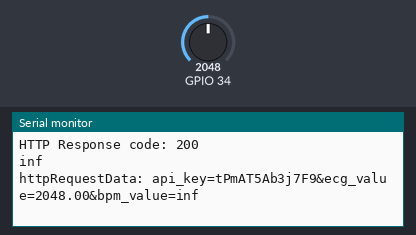
The sketch below on a simulated ESP32. Parts: the last lines printed to the serial monitor. The inputs (shaded band) are chosen by the test bench; at power-on: GPIO 34 = 2048. WiFi joins after 1.5 s; servers stay silent unless stated; uploads are accepted with an empty reply.

Above: at 2.7 s.
2.8 s: GPIO 34 set to 2866
At 3.03 s:
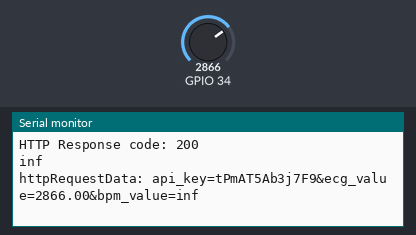
4.3 s: GPIO 34 set to 3603
At 4.62 s:
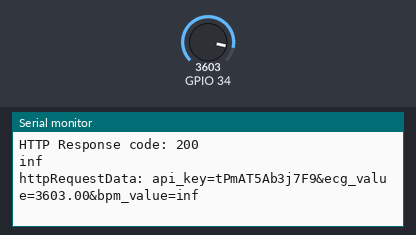
Timing chart, 0 to 7.3 s (numbered marks = the images above; inputs shaded):
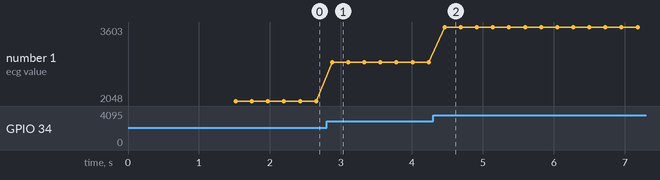

Measured:
- after the input at 2.8 s, the serial monitor: prints a new line after 0.08 s (image 1)
- after the input at 4.3 s, the serial monitor: prints a new line after 0.16 s (image 2)
- plotted number 1: 2048 → 2866 after the input at 2.8 s, 2866 → 3603 after the input at 4.3 s

The sketch:

Coba_Server_SmartECG.ino
```cpp
#include <WiFi.h>
#include <HTTPClient.h>

const char* ssid = "CALVIN-Student";
const char* password = "CITStudentsOnly";

const char* serverName = "http://10.252.242.118/post.php";

String apiKeyValue = "tPmAT5Ab3j7F9";

int UpperThreshold = 518;
int LowerThreshold = 490;
int reading = 0;
float BPM = 0.0;
int pinBuzzer = 2;
bool IgnoreReading = false;
bool FirstPulseDetected = false;
unsigned long FirstPulseTime = 0;
unsigned long SecondPulseTime = 0;
unsigned long PulseInterval = 0;


void setup() {
  Serial.begin(115200);

  WiFi.begin(ssid, password);
  Serial.println("Connecting");
  while(WiFi.status() != WL_CONNECTED) {
    delay(500);
    Serial.print(".");
  }
  Serial.println("");
  Serial.print("Connected to WiFi network with IP Address: ");
  Serial.println(WiFi.localIP());

}


String read_AD8232() {
  float temp = analogRead(34);
  if (temp < 100){
    digitalWrite(pinBuzzer,HIGH);
    delay(150);
  }
  digitalWrite(pinBuzzer,LOW);

  if (isnan(temp)) {
    Serial.println("Failed to read from BME280 sensor!");
    return "";
  }
  else {
  //  Serial.println(temp);
    return String(temp);
    Serial.println(temp);
  }
}


String read_BPM() {
  for(;;){
   reading = analogRead(34);
      // Heart beat leading edge detected.
      if(reading > UpperThreshold && IgnoreReading == false){
        if(FirstPulseDetected == false){
          FirstPulseTime = millis();
          FirstPulseDetected = true;
        }
        else{
          SecondPulseTime = millis();
          PulseInterval = SecondPulseTime - FirstPulseTime;
          FirstPulseTime = SecondPulseTime;
        }
        IgnoreReading = true;
      }

      // Heart beat trailing edge detected.
      if(reading < LowerThreshold){
        IgnoreReading = false;
      }
      BPM = (1.0/PulseInterval) * 60.0 * 1000;
      delay(15);
      Serial.println(BPM);
      Serial.flush();
      return String(BPM);}

}


void loop() {

  if(WiFi.status()== WL_CONNECTED){
    HTTPClient http;

    // Your Domain name with URL path or IP address with path
    http.begin(serverName);

    // Specify content-type header
    http.addHeader("Content-Type", "application/x-www-form-urlencoded");

    // Prepare your HTTP POST request data
    String httpRequestData = "api_key=" + apiKeyValue + "&ecg_value=" + String(read_AD8232())
                          + "&bpm_value=" + String(read_BPM())+ "";
    Serial.print("httpRequestData: ");
    Serial.println(httpRequestData);


    int httpResponseCode = http.POST(httpRequestData);


    if (httpResponseCode>0) {
      Serial.print("HTTP Response code: ");
      Serial.println(httpResponseCode);
    }
    else {
      Serial.print("Error code: ");
      Serial.println(httpResponseCode);
    }
    // Free resources
    http.end();
  }
  else {
    Serial.println("WiFi Disconnected");
  }
  //Send an HTTP POST request every 30 seconds
  delay(10);
}
```
